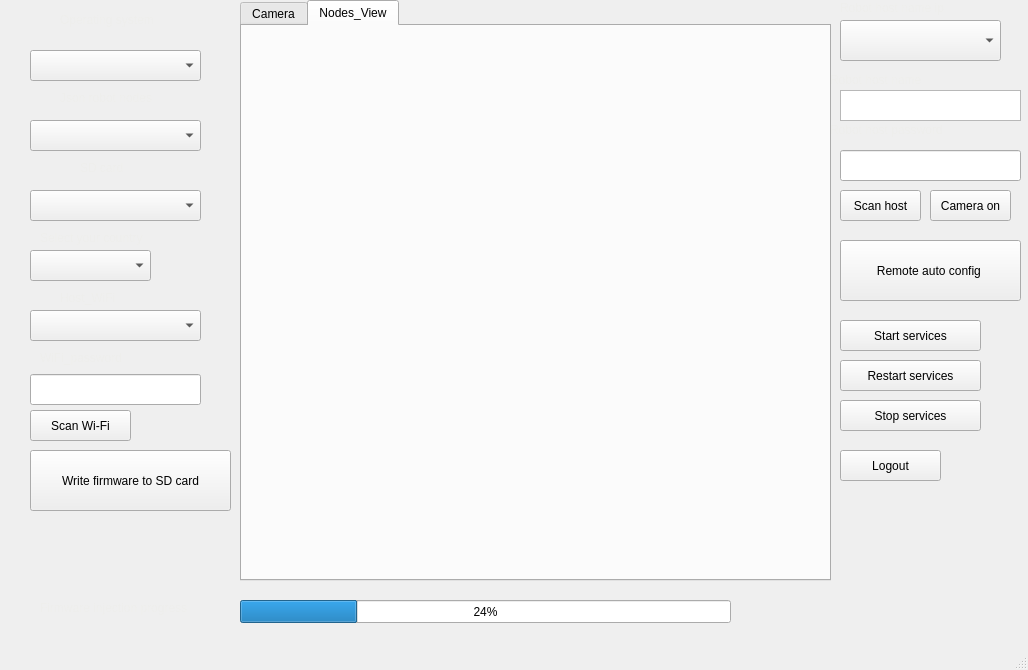
<?xml version="1.0" encoding="UTF-8"?>
<ui version="4.0">
 <class>MainWindow</class>
 <widget class="QMainWindow" name="MainWindow">
  <property name="geometry">
   <rect>
    <x>0</x>
    <y>0</y>
    <width>1028</width>
    <height>670</height>
   </rect>
  </property>
  <property name="windowTitle">
   <string>MainWindow</string>
  </property>
  <property name="documentMode">
   <bool>true</bool>
  </property>
  <widget class="QWidget" name="centralwidget">
   <widget class="QPushButton" name="pushButton">
    <property name="geometry">
     <rect>
      <x>30</x>
      <y>450</y>
      <width>201</width>
      <height>61</height>
     </rect>
    </property>
    <property name="text">
     <string>Write firmware to SD card</string>
    </property>
   </widget>
   <widget class="QComboBox" name="comboBox">
    <property name="geometry">
     <rect>
      <x>30</x>
      <y>50</y>
      <width>171</width>
      <height>31</height>
     </rect>
    </property>
   </widget>
   <widget class="QComboBox" name="comboBox_2">
    <property name="geometry">
     <rect>
      <x>30</x>
      <y>190</y>
      <width>171</width>
      <height>31</height>
     </rect>
    </property>
   </widget>
   <widget class="QLabel" name="label">
    <property name="geometry">
     <rect>
      <x>60</x>
      <y>10</y>
      <width>121</width>
      <height>21</height>
     </rect>
    </property>
    <property name="text">
     <string>&lt;html&gt;&lt;head/&gt;&lt;body&gt;&lt;p&gt;&lt;span style=&quot; color:#eeeeec;&quot;&gt;Operating system&lt;/span&gt;&lt;/p&gt;&lt;/body&gt;&lt;/html&gt;</string>
    </property>
   </widget>
   <widget class="QComboBox" name="comboBox_3">
    <property name="geometry">
     <rect>
      <x>30</x>
      <y>120</y>
      <width>171</width>
      <height>31</height>
     </rect>
    </property>
   </widget>
   <widget class="QLabel" name="label_2">
    <property name="geometry">
     <rect>
      <x>60</x>
      <y>90</y>
      <width>121</width>
      <height>17</height>
     </rect>
    </property>
    <property name="text">
     <string>&lt;html&gt;&lt;head/&gt;&lt;body&gt;&lt;p&gt;&lt;span style=&quot; color:#eeeeec;&quot;&gt;Json robot nodes&lt;/span&gt;&lt;/p&gt;&lt;/body&gt;&lt;/html&gt;</string>
    </property>
   </widget>
   <widget class="QLabel" name="label_3">
    <property name="geometry">
     <rect>
      <x>80</x>
      <y>160</y>
      <width>61</width>
      <height>17</height>
     </rect>
    </property>
    <property name="text">
     <string>&lt;html&gt;&lt;head/&gt;&lt;body&gt;&lt;p&gt;&lt;span style=&quot; color:#eeeeec;&quot;&gt;SD card&lt;/span&gt;&lt;/p&gt;&lt;/body&gt;&lt;/html&gt;</string>
    </property>
   </widget>
   <widget class="QComboBox" name="comboBox_5">
    <property name="geometry">
     <rect>
      <x>30</x>
      <y>250</y>
      <width>121</width>
      <height>31</height>
     </rect>
    </property>
   </widget>
   <widget class="QLabel" name="label_6">
    <property name="geometry">
     <rect>
      <x>40</x>
      <y>230</y>
      <width>131</width>
      <height>17</height>
     </rect>
    </property>
    <property name="text">
     <string>&lt;html&gt;&lt;head/&gt;&lt;body&gt;&lt;p&gt;&lt;span style=&quot; color:#eeeeec;&quot;&gt;Select your country&lt;/span&gt;&lt;/p&gt;&lt;/body&gt;&lt;/html&gt;</string>
    </property>
   </widget>
   <widget class="QLabel" name="label_8">
    <property name="geometry">
     <rect>
      <x>840</x>
      <y>0</y>
      <width>161</width>
      <height>17</height>
     </rect>
    </property>
    <property name="text">
     <string>&lt;html&gt;&lt;head/&gt;&lt;body&gt;&lt;p&gt;&lt;span style=&quot; color:#eeeeec;&quot;&gt;Robot host name ip&lt;/span&gt;&lt;/p&gt;&lt;/body&gt;&lt;/html&gt;</string>
    </property>
   </widget>
   <widget class="QLabel" name="label_9">
    <property name="geometry">
     <rect>
      <x>830</x>
      <y>120</y>
      <width>151</width>
      <height>20</height>
     </rect>
    </property>
    <property name="text">
     <string>&lt;html&gt;&lt;head/&gt;&lt;body&gt;&lt;p&gt;&lt;span style=&quot; color:#eeeeec;&quot;&gt;Robot host password&lt;/span&gt;&lt;/p&gt;&lt;/body&gt;&lt;/html&gt;</string>
    </property>
   </widget>
   <widget class="QLabel" name="label_10">
    <property name="geometry">
     <rect>
      <x>40</x>
      <y>350</y>
      <width>101</width>
      <height>17</height>
     </rect>
    </property>
    <property name="text">
     <string>&lt;html&gt;&lt;head/&gt;&lt;body&gt;&lt;p&gt;&lt;span style=&quot; color:#eeeeec;&quot;&gt;WiFi_password&lt;/span&gt;&lt;/p&gt;&lt;/body&gt;&lt;/html&gt;</string>
    </property>
   </widget>
   <widget class="QLabel" name="label_11">
    <property name="geometry">
     <rect>
      <x>60</x>
      <y>290</y>
      <width>81</width>
      <height>17</height>
     </rect>
    </property>
    <property name="text">
     <string>&lt;html&gt;&lt;head/&gt;&lt;body&gt;&lt;p&gt;&lt;span style=&quot; color:#eeeeec;&quot;&gt;Host_WiFi&lt;/span&gt;&lt;/p&gt;&lt;/body&gt;&lt;/html&gt;</string>
    </property>
   </widget>
   <widget class="QComboBox" name="comboBox_4">
    <property name="geometry">
     <rect>
      <x>840</x>
      <y>20</y>
      <width>161</width>
      <height>41</height>
     </rect>
    </property>
   </widget>
   <widget class="QComboBox" name="comboBox_7">
    <property name="geometry">
     <rect>
      <x>30</x>
      <y>310</y>
      <width>171</width>
      <height>31</height>
     </rect>
    </property>
   </widget>
   <widget class="QPushButton" name="pushButton_2">
    <property name="geometry">
     <rect>
      <x>840</x>
      <y>240</y>
      <width>181</width>
      <height>61</height>
     </rect>
    </property>
    <property name="text">
     <string>Remote auto config </string>
    </property>
   </widget>
   <widget class="QPushButton" name="pushButton_3">
    <property name="geometry">
     <rect>
      <x>840</x>
      <y>320</y>
      <width>141</width>
      <height>31</height>
     </rect>
    </property>
    <property name="text">
     <string>Start services</string>
    </property>
   </widget>
   <widget class="QPushButton" name="pushButton_4">
    <property name="geometry">
     <rect>
      <x>840</x>
      <y>400</y>
      <width>141</width>
      <height>31</height>
     </rect>
    </property>
    <property name="text">
     <string>Stop services</string>
    </property>
   </widget>
   <widget class="QLabel" name="label_12">
    <property name="geometry">
     <rect>
      <x>830</x>
      <y>70</y>
      <width>121</width>
      <height>20</height>
     </rect>
    </property>
    <property name="text">
     <string>&lt;html&gt;&lt;head/&gt;&lt;body&gt;&lt;p&gt;&lt;span style=&quot; color:#eeeeec;&quot;&gt;Robot host name&lt;/span&gt;&lt;/p&gt;&lt;/body&gt;&lt;/html&gt;</string>
    </property>
   </widget>
   <widget class="QTextEdit" name="textEdit_5">
    <property name="geometry">
     <rect>
      <x>840</x>
      <y>90</y>
      <width>181</width>
      <height>31</height>
     </rect>
    </property>
   </widget>
   <widget class="QProgressBar" name="progressBar">
    <property name="geometry">
     <rect>
      <x>240</x>
      <y>600</y>
      <width>491</width>
      <height>23</height>
     </rect>
    </property>
    <property name="value">
     <number>24</number>
    </property>
   </widget>
   <widget class="QPushButton" name="pushButton_5">
    <property name="geometry">
     <rect>
      <x>840</x>
      <y>190</y>
      <width>81</width>
      <height>31</height>
     </rect>
    </property>
    <property name="text">
     <string>Scan host</string>
    </property>
   </widget>
   <widget class="QPushButton" name="pushButton_6">
    <property name="geometry">
     <rect>
      <x>30</x>
      <y>410</y>
      <width>101</width>
      <height>31</height>
     </rect>
    </property>
    <property name="text">
     <string>Scan Wi-Fi</string>
    </property>
   </widget>
   <widget class="QLabel" name="label_4">
    <property name="geometry">
     <rect>
      <x>40</x>
      <y>600</y>
      <width>191</width>
      <height>17</height>
     </rect>
    </property>
    <property name="text">
     <string>&lt;html&gt;&lt;head/&gt;&lt;body&gt;&lt;p&gt;&lt;span style=&quot; color:#eeeeec;&quot;&gt;Firmware injection progress&lt;/span&gt;&lt;/p&gt;&lt;/body&gt;&lt;/html&gt;</string>
    </property>
   </widget>
   <widget class="QTabWidget" name="tabWidget">
    <property name="geometry">
     <rect>
      <x>240</x>
      <y>0</y>
      <width>591</width>
      <height>581</height>
     </rect>
    </property>
    <property name="currentIndex">
     <number>1</number>
    </property>
    <property name="usesScrollButtons">
     <bool>true</bool>
    </property>
    <property name="documentMode">
     <bool>false</bool>
    </property>
    <property name="tabsClosable">
     <bool>false</bool>
    </property>
    <property name="movable">
     <bool>true</bool>
    </property>
    <property name="tabBarAutoHide">
     <bool>true</bool>
    </property>
    <widget class="QWidget" name="Camera">
     <attribute name="title">
      <string>Camera</string>
     </attribute>
     <widget class="QLabel" name="label_5">
      <property name="geometry">
       <rect>
        <x>0</x>
        <y>0</y>
        <width>591</width>
        <height>531</height>
       </rect>
      </property>
      <property name="text">
       <string/>
      </property>
     </widget>
    </widget>
    <widget class="QWidget" name="nodes">
     <attribute name="title">
      <string>Nodes_View</string>
     </attribute>
     <widget class="QWidget" name="gridLayoutWidget">
      <property name="geometry">
       <rect>
        <x>0</x>
        <y>0</y>
        <width>581</width>
        <height>541</height>
       </rect>
      </property>
      <layout class="QGridLayout" name="gridLayout"/>
     </widget>
    </widget>
   </widget>
   <widget class="QPushButton" name="pushButton_7">
    <property name="geometry">
     <rect>
      <x>840</x>
      <y>450</y>
      <width>101</width>
      <height>31</height>
     </rect>
    </property>
    <property name="text">
     <string>Logout</string>
    </property>
   </widget>
   <widget class="QPushButton" name="pushButton_8">
    <property name="geometry">
     <rect>
      <x>930</x>
      <y>190</y>
      <width>81</width>
      <height>31</height>
     </rect>
    </property>
    <property name="text">
     <string>Camera on</string>
    </property>
   </widget>
   <widget class="QLineEdit" name="lineEdit">
    <property name="geometry">
     <rect>
      <x>30</x>
      <y>374</y>
      <width>171</width>
      <height>31</height>
     </rect>
    </property>
   </widget>
   <widget class="QLineEdit" name="lineEdit_2">
    <property name="geometry">
     <rect>
      <x>840</x>
      <y>150</y>
      <width>181</width>
      <height>31</height>
     </rect>
    </property>
   </widget>
   <widget class="QPushButton" name="pushButton_9">
    <property name="geometry">
     <rect>
      <x>840</x>
      <y>360</y>
      <width>141</width>
      <height>31</height>
     </rect>
    </property>
    <property name="text">
     <string>Restart services</string>
    </property>
   </widget>
  </widget>
  <widget class="QMenuBar" name="menubar">
   <property name="geometry">
    <rect>
     <x>0</x>
     <y>0</y>
     <width>1028</width>
     <height>22</height>
    </rect>
   </property>
  </widget>
  <widget class="QStatusBar" name="statusbar"/>
 </widget>
 <resources/>
 <connections/>
</ui>
